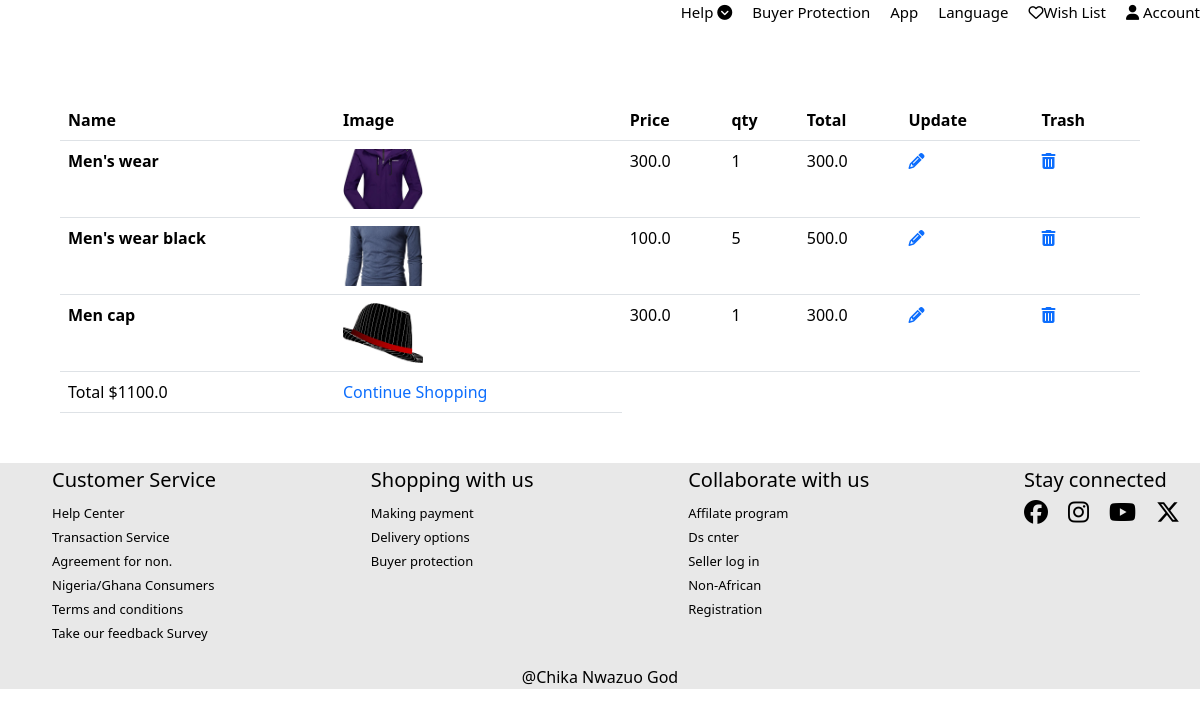
Page /cartpage (signed in) on the committed database.
### model.py (models this page shows, shortened)
class Cart(db.Model):
    id=db.Column(db.Integer,primary_key=True)
    userid=db.Column(db.Integer,db.ForeignKey('user.id'),nullable=True)
    productid=db.Column(db.Integer,db.ForeignKey('product.id'),nullable=True)
    qty=db.Column(db.Integer,default=1)
    total=db.Column(db.Float,nullable=False)

class Product(db.Model):
    id=db.Column(db.Integer,primary_key=True)
    catid=db.Column(db.Integer,db.ForeignKey('category.id'),nullable=False)
    name=db.Column(db.String(200),nullable=False)
    slug=db.Column(db.String(200),nullable=False,unique=True)
    price=db.Column(db.Float, nullable=False)
    discount=db.Column(db.Integer,default=0)
    image=db.Column(db.String(250),nullable=False)
    description=db.Column(db.Text,nullable=False)
    posteddate=db.Column(db.DateTime,default=datetime.utcnow)
    viewed=db.Column(db.Integer,default=0)
    cart=db.relationship('Cart',backref='product',lazy=True)

### blueprint/cartpage.py (the view)
@cartpage.route('/cartpage',methods=['Get','POST'])
def viewvart():
    user=newsession.get('userid')
    cart=Cart.query.filter(Cart.userid==user).all()
    total_cart_price = Cart.query.filter(Cart.userid == user).with_entities(func.sum(Cart.total)).scalar() or 0
    return render_template('pages/cartpage.html',cart=cart,total_cart_price=total_cart_price)

### app.py (called while the page is built)
@app.context_processor
def globaldata():
    user=usersession.get('userid')
    category=Category.query.all()
    cart_count =Cart.query.filter_by(userid=user).count()
    return {'category':category,"cart_count":cart_count}

### templates/pages/cartpage.html
{% extends 'pages/layouts/header.html' %}
{% block style %}
<link rel="stylesheet" href="{{ url_for('static',filename='css/bootstrap.css') }}">
{% endblock  %}
{% block content %}
<div class="table-container">
    <table class="table">
        <thead>
          <tr>
            <th scope="col">Name</th>
            <th scope="col">Image</th>
            <th scope="col">Price</th>
            <th scope="col">qty</th>
            <th scope="col">Total</th>
            <th scope="col">Update</th>
            <th scope="col">Trash</th>
          </tr>
        </thead>
        <tbody>
          {% for c in cart %}
          <tr>
            <th scope="row">{{c.product.name}}</th>
            <td>
                <img class="cartrimg" src="{{ url_for('static',filename='productimg/'+ c.product.image) }}" alt="">
            </td>
            <td>{{c.product.price}}</td>
            <td>{{c.qty}}</td>
            <td>{{ c.total }}</td>
            <td><a href=""><i class="fa-solid fa-pencil"></i></a></td>
            <td><a href="{{ url_for('deletecart.deleteusercart',id=c['id']) }}"><i class="fa-solid fa-trash-can"></i></a></td>
          </tr>
          {% endfor %}
            <tr>
                <td>Total ${{total_cart_price}}</td>
                <td rowspan="4" >
                    <a href="/">Continue Shopping</a>
                </td>
            </tr>
        </tbody>
      </table>
</div>
{% endblock  %}

### templates/pages/layouts/header.html (shortened to what this page needs)
<!DOCTYPE html>
<html lang="en">
<head>
    <link rel="stylesheet" href="{{ url_for('static', filename='css/style.css') }}">
    <link rel="stylesheet" href="{{ url_for('static', filename='css/mediaquery.css') }}">
    {% block style %}{% endblock  %}
</head>
<body>
    {% include "pages/layouts/topnav.html" %}
   {% block content %}{% endblock  %}
   {% include 'pages/layouts/footer.html' %}
</body>
</html>

### templates/pages/layouts/topnav.html (shortened to what this page needs)
<section class="topbar">
    <nav class="topnav">
        <ul class="topul">
            <li class="topli dropdown">
                <a href="#">Help <span><i class="fa-solid fa-circle-chevron-down"></i></span> </a>
            </li>
            <li class="topli"><a href="">Buyer Protection</a></li>
            <li class="topli"><a href="">App</a></li>
            <li class="topli"><a href="">Language</a></li>
            <li class="topli"><a href=""><i class="fa-regular fa-heart"></i><span>Wish List</span></a></li>
            <li class="topli account"><a href="#"><span><i class="fa-solid fa-user"></i></span> Account</a>
            </li>
        </ul>
    </nav>
</section>

### templates/pages/layouts/footer.html
 <section class="footer">
    <footer>
        <div class="useful-links">
            <ul class="footerul">
                <h6>Customer Service</h6>
                <li><a href="">Help Center</a></li>
                <li><a href="">Transaction Service</a></li>
                <li><a href="">Agreement for non.</a></li>
                <li><a href="">Nigeria/Ghana Consumers</a></li>
                <li><a href="">Terms and conditions</a></li>
                <li><a href="">Take our feedback Survey</a></li>
            </ul>
            <ul class="footerul">
                <h6>Shopping with us</h6>
                <li><a href="">Making payment</a></li>
                <li><a href="">Delivery options</a></li>
                <li><a href="">Buyer protection</a></li>
            </ul>
            <ul class="footerul">
                <h6>Collaborate with us</h6>
                <li><a href="">Affilate program</a></li>
                <li><a href="">Ds cnter</a></li>
                <li><a href="">Seller log in</a></li>
                <li><a href="">Non-African</a></li>
                <li><a href="">Registration</a></li>
            </ul>
            <ul class="footerul">
                <h6>Stay connected</h6>
               <div class="social-media-footer">
                <li><a href=""><i class="fa-brands fa-facebook"></i></a></li>
                <li><a href=""><i class="fa-brands fa-instagram"></i></a></li>
                <li><a href=""><i class="fa-brands fa-youtube"></i></a></li>
                <li><a href=""><i class="fa-brands fa-x-twitter"></i></a></li>
               </div>
            </ul>
        </div>
        <p>@Chika Nwazuo God</p>
    </footer>
</section>

### static/css/style.css (style rules this page uses)
li { list-style: none; }
a { text-decoration: none; }
.topnav { background-color: white; display: flex; align-items:center; justify-content: space-between; }
.topul { display: flex; align-items: center; gap: 20px; }
.topli { padding-bottom: 10px; }
.topli a { color: black; font-size: 15px; font-weight: 300; }
.dropdown { position: relative; }
.account { position: relative; }
.table-container { width: 90%; margin: 50px auto; }
.cartrimg { width: 80px; height: 60px; object-fit: cover; }
.footer { background-color: #E8E8E8; margin-top: 50px; }
.footer p { text-align: center; color: black; }
.useful-links { display: flex; justify-content: space-between; padding: 5px 20px; flex-wrap: wrap; }
.social-media-footer { display: flex; align-items: center; gap: 20px; }
.footerul li a { color: black; font-size: 13px; }
.footerul h6 { color: black; font-size: 20px; }
.social-media-footer li a i { font-size: 24px; }

### static/css/colors.css (style rules this page uses)
:root { --primary-color:#FF4747; --primary-color-light:#FFF1F1; --background-color:#F2F2F2; --text-light-color:#CECECE; --font-family: 'Poppins', sans-serif; --hover-color:#FF6C35; }
li { list-style: none !important; }
a { text-decoration: none !important; }
body { font-family: 'Poppins', sans-serif; background-color: var(--background-color); margin: 0; padding: 0; }

### rows in the picture
Cart: product.name "Men's wear", image (picture), product.price "300.0", qty "1", total "300.0"
Cart: product.name "Men's wear black", image (picture), product.price "100.0", qty "5", total "500.0"
Cart: product.name "Men cap", image (picture), product.price "300.0", qty "1", total "300.0"

### other values in the picture
{{ total_cart_price }} "1100.0"
